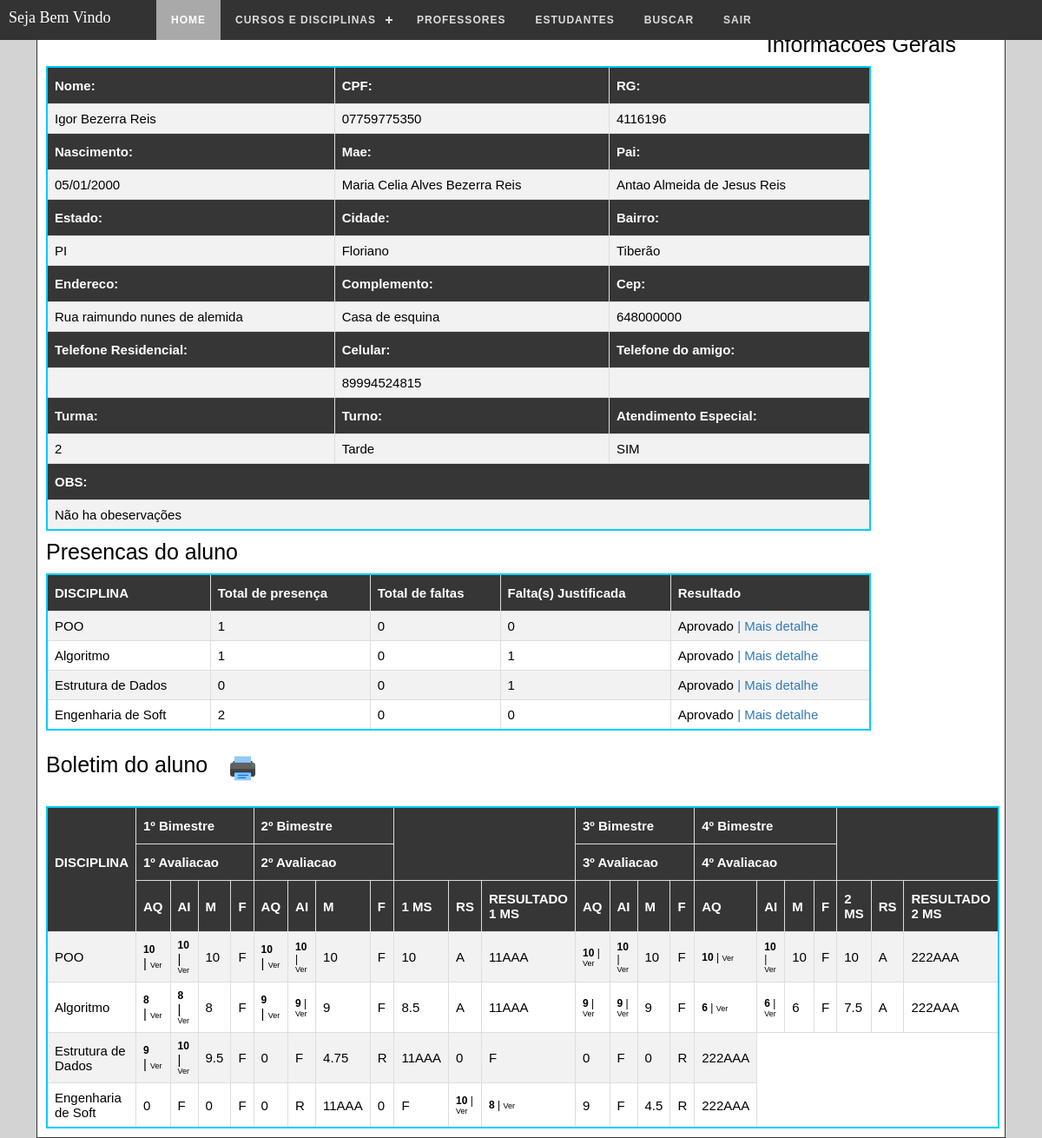
The page /admin/mostrar_resultado.php?q=2018.100.1&s=aluno&curso=2 (signed in) on the database its author committed.
### tables this page shows
CREATE TABLE IF NOT EXISTS `estudantes` (
  `id` int(11) NOT NULL AUTO_INCREMENT,
  `code` varchar(255) DEFAULT NULL,
  `status` varchar(255) DEFAULT NULL,
  `nome` varchar(255) DEFAULT NULL,
  `cpf` varchar(255) DEFAULT NULL,
  `rg` varchar(255) DEFAULT NULL,
  `nascimento` varchar(255) DEFAULT NULL,
  `mae` varchar(255) DEFAULT NULL,
  `pai` varchar(255) DEFAULT NULL,
  `estado` varchar(255) DEFAULT NULL,
  `cidade` varchar(255) DEFAULT NULL,
  `bairro` varchar(255) DEFAULT NULL,
  `endereco` varchar(255) DEFAULT NULL,
  `complemento` varchar(255) DEFAULT NULL,
  `cep` varchar(255) DEFAULT NULL,
  `tel_residencial` varchar(255) DEFAULT NULL,
  `celular` varchar(255) DEFAULT NULL,
  `tel_amigo` varchar(255) DEFAULT NULL,
  `serie` varchar(255) DEFAULT NULL,
  `turno` varchar(255) DEFAULT NULL,
  `atendimento_especial` varchar(255) DEFAULT NULL,
  `obs` varchar(255) DEFAULT NULL,
  `email` varchar(255) NOT NULL,
  PRIMARY KEY (`id`)
);

CREATE TABLE IF NOT EXISTS `disciplinas` (
  `id` int(11) NOT NULL AUTO_INCREMENT,
  `curso` varchar(255) NOT NULL,
  `disciplina` varchar(255) NOT NULL,
  `professor` varchar(255) NOT NULL,
  `sala` varchar(255) NOT NULL,
  `turno` varchar(255) NOT NULL,
  PRIMARY KEY (`id`)
);

CREATE TABLE IF NOT EXISTS `notas_provas` (
  `id` int(11) NOT NULL AUTO_INCREMENT,
  `code` varchar(255) NOT NULL,
  `disciplina` varchar(255) NOT NULL,
  `notaQual` varchar(255) NOT NULL,
  `notaQuant` float NOT NULL,
  `prova` varchar(255) NOT NULL,
  `bimestre` int(11) NOT NULL,
  `id_prova` varchar(255) NOT NULL,
  PRIMARY KEY (`id`)
);

### admin/mostrar_resultado.php (the view, shortened to what this page needs)
<!DOCTYPE html PUBLIC "-//W3C//DTD XHTML 1.0 Transitional//EN" "http://www.w3.org/TR/xhtml1/DTD/xhtml1-transitional.dtd">
<html xmlns="http://www.w3.org/1999/xhtml">
<head>
<link href="css/mostrar_resultado.css" rel="stylesheet" type="text/css" />
<?php require "topo1.php"; require "../conexao.php"; ?>
</head>
<body>
<div id="box">
<?php if($_GET['s'] == 'aluno'){ ?>
<?php
$q = $_GET['q'];
$sql_1 = mysqli_query($db,"SELECT * FROM estudantes WHERE code = '$q'");
	while($res_1 = mysqli_fetch_array($sql_1)){
?>
<h1>Informacoes Gerais</h1>
<table width="99%" border="0" id="customers">
  <tr>
    <th><strong>Nome:</strong></th>
    <th><strong>CPF:</strong></th>
    <th><strong>RG:</strong></th>
  </tr>
  <tr>
    <td><?php echo $res_1['nome']; ?></td>
    <td><?php echo $res_1['cpf']; ?></td>
    <td><?php echo $res_1['rg']; ?></td>
  </tr>
  <tr>
    <th><strong>Nascimento:</strong></th>
    <th><strong>Mae:</strong></th>
    <th><strong>Pai:</strong></th>
  </tr>
  <tr>
    <td><?php echo $res_1['nascimento']; ?></td>
    <td><?php echo $res_1['mae']; ?></td>
    <td><?php echo $res_1['pai']; ?></td>
  </tr>
  <tr>
    <th><strong>Estado:</strong></th>
    <th><strong>Cidade:</strong></th>
    <th><strong>Bairro:</strong></th>
  </tr>
  <tr>
    <td><?php echo $res_1['estado']; ?></td>
    <td><?php echo $res_1['cidade']; ?></td>
    <td><?php echo $res_1['bairro']; ?></td>
  </tr>
  <tr>
    <th><strong>Endereco:</strong></th>
    <th><strong>Complemento:</strong></th>
    <th><strong>Cep:</strong></th>
  </tr>
  <tr>
    <td><?php echo $res_1['endereco']; ?></td>
    <td><?php echo $res_1['complemento']; ?></td>
    <td><?php echo $res_1['cep']; ?></td>
  </tr>
  <tr>
    <th><strong>Telefone Residencial:</strong></th>
    <th><strong>Celular:</strong></th>
    <th><strong>Telefone do amigo:</strong></th>
  </tr>
  <tr>
    <td><?php echo $res_1['tel_residencial']; ?></td>
    <td><?php echo $res_1['celular']; ?></td>
    <td><?php echo $res_1['tel_amigo']; ?></td>
  </tr>
  <tr>
    <th><strong>Turma:</strong></th>
    <th><strong>Turno:</strong></th>
    <th><strong>Atendimento Especial:</strong></th>
  </tr>
  <tr>
    <td><?php echo $serie = $res_1['serie']; ?></td>
    <td><?php echo $res_1['turno']; ?></td>
    <td><?php echo $res_1['atendimento_especial']; ?></td>
  </tr>
  <tr>
    <th colspan="3"><strong>OBS:</strong></th>
  </tr>
  <tr>
    <td colspan="3"><?php echo $res_1['obs']; ?></td>
  </tr>
</table>
<?php } ?>
<h1>Presencas do aluno</h1>
<table id="customers">
  <tr>
    <th>DISCIPLINA</th>
    <th>Total de presen&ccedil;a</th>
    <th>Total de faltas</th>
    <th>Falta(s) Justificada</th>
    <th>Resultado</th>
  </tr>
  <?php
    $sql_1 = mysqli_query($db,"SELECT * FROM disciplinas WHERE curso = '$serie'");
      while($res_1 = mysqli_fetch_array($sql_1)){
  ?>
  <tr>
    <td><?php echo $disciplina = $res_1['disciplina']; ?></td>
    <td><?php echo $sql_2 = mysqli_num_rows(mysqli_query($db,"SELECT * FROM chamadas_em_sala WHERE curso = '$serie' AND disciplina = '$disciplina' AND code_aluno = '$q' AND presente = 'SIM'")); ?></td>
    <td><?php echo $sql_3 = mysqli_num_rows(mysqli_query($db,"SELECT * FROM chamadas_em_sala WHERE curso = '$serie' AND disciplina = '$disciplina' AND code_aluno = '$q' AND presente = 'NAO' ")); ?></td>
    <td><?php echo $sql_4 = mysqli_num_rows(mysqli_query($db,"SELECT * FROM chamadas_em_sala WHERE curso = '$serie' AND disciplina = '$disciplina' AND code_aluno = '$q' AND presente = 'JUSTIFICADA'")); ?></td>
    <td>
    <?php
  $sql_5 = mysqli_query($db,"SELECT * FROM chamadas_em_sala WHERE curso = '$serie' AND disciplina = '$disciplina'");
  $conta_sql_5 = mysqli_num_rows($sql_5);
  $total = ($conta_sql_5*25)/100;
  if($sql_3 >$total){
    echo "Reprovado"; ?><a href="detalhe_presencas.php?disciplina=<?php echo $disciplina ?>"> | Mais detalhe</a>
  <?php }else{
    echo "Aprovado"; ?><a href="detalhe_presencas.php?disciplina=<?php echo $disciplina ?>"> | Mais detalhe</a>
   <?php }
  ?>
    </td>
  </tr>
  <?php } ?>
</table>
<h1>Boletim do aluno
<div class="dropdown">
    <button class="dropbtn"><img src="img/print.png" height="35px" width="35px"></button>
</div></h1>
<table id="customers" width="900" border="1">
    <tr>
      <th width="317" rowspan="3"><strong>DISCIPLINA<br /><br /></strong></th>
      <th width="150" colspan="4"><strong>1&ordm; Bimestre</strong></th>
      <th width="150"  colspan="4"><strong>2&ordm; Bimestre</strong></th>
       <th width="150" rowspan="2" colspan="3"><strong></strong></th>
      <th width="150"  colspan="4"><strong>3&ordm; Bimestre</strong></th>
      <th width="150"  colspan="4"><strong>4&ordm; Bimestre</strong></th>
       <th width="150" rowspan="2" colspan="3"><strong></strong></th>
    </tr>
    <tr>
      <th width="150" colspan="4"><strong>1&ordm; Avaliacao</strong></th>
      <th width="150"  colspan="4"><strong>2&ordm; Avaliacao</strong></th>
      <th width="150"  colspan="4"><strong>3&ordm; Avaliacao</strong></th>
      <th width="150"  colspan="4"><strong>4&ordm; Avaliacao</strong></th>
    </tr>
    <tr>
       <th width="150"><strong>AQ</strong></th>
       <th width="150"><strong>AI</strong></th>
       <th width="150"><strong>M</strong></th>
       <th width="150"><strong>F</strong></th>
        <th width="150"><strong>AQ</strong></th>
        <th width="150"><strong>AI</strong></th>
        <th width="150"><strong>M</strong></th>
       <th width="150"><strong>F</strong></th>
       <th width="150"  ><strong>1 MS</strong></th>
       <th width="150"  ><strong>RS</strong></th>
       <th width="150"  ><strong>RESULTADO 1 MS</strong></th>
         <th width="150"><strong>AQ</strong></th>
        <th width="150"><strong>AI</strong></th>
        <th width="150"><strong>M</strong></th>
       <th width="150"><strong>F</strong></th>
         <th width="150"><strong>AQ</strong></th>
        <th width="150"><strong>AI</strong></th>
        <th width="150"><strong>M</strong></th>
       <th width="150"><strong>F</strong></th>
       <th width="150"  ><strong>2 MS</strong></th>
       <th width="150"  ><strong>RS</strong></th>
       <th width="150"  ><strong>RESULTADO 2 MS</strong></th>
    </tr>
  <?php
  $sql_1 = mysqli_query($db,"SELECT * FROM disciplinas WHERE curso = '$serie'");
    while($res_1 = mysqli_fetch_array($sql_1)){
      $code_disciplina = $res_1['id'];
      $disciplina = $res_1['disciplina'];
    $sql_2 = mysqli_query($db,"SELECT * FROM notas_provas WHERE code = '$q' AND disciplina = '$code_disciplina' AND bimestre = '1'");
    $sql_3 = mysqli_query($db,"SELECT * FROM notas_provas WHERE code = '$q' AND disciplina = '$code_disciplina' AND bimestre = '2'");
    $sql_4 = mysqli_query($db,"SELECT * FROM notas_provas WHERE code = '$q' AND disciplina = '$code_disciplina' AND bimestre = '3'");
    $sql_5 = mysqli_query($db,"SELECT * FROM notas_provas WHERE code = '$q' AND disciplina = '$code_disciplina' AND bimestre = '4'");
      $media1B = 0;
      $media2B = 0;
      $media3B = 0;
      $media4B = 0;
  ?>
    <tr>
      <td><?php echo $disciplina; ?></td>
        <?php
          if(mysqli_num_rows($sql_2) == ''){ ?>
            <td><?php echo "<h2>Aguarda</h2>"; ?> </td>
            <td><?php echo "<h2>Aguarda</h2>"; ?> </td> <?php
        }else{
          while($res_2 = mysqli_fetch_array($sql_2)){
            $notaQual = $res_2['notaQual'];
            $notaQuant = $res_2['notaQuant'];
            $prova = $res_2['prova'];
            $media1B += ($notaQual+$notaQuant);
      ?>
        <td><?php
          if($notaQual >= 6){
            echo "<h2><strong>".$res_2['notaQual']."</strong></h2>";
          }else{
            echo "<h3><strong>".$res_2['notaQual']."</strong></h3>";
          }
          if($res_2['prova'] == ''){
          }else{
          echo " | <a target='_blank' class='a5' href='../trabalhos_alunos/$prova'>Ver</a></h2>";
          }
        ?></td>
        <td><?php
          if($notaQuant >= 6){
            echo "<h2><strong>".$res_2['notaQuant']."</strong></h2>";
          }else{
            echo "<h3><strong>".$res_2['notaQuant']."</strong></h3>";
          }
          if($res_2['prova'] == ''){
          }else{
          echo " | <a target='_blank' class='a5' href='../trabalhos_alunos/$prova'>Ver</a></h2>";
          }
        ?></td>
      <?php }} ?>
      <td><?php echo $media1B/2; ?></td>
      <td>F</td>
      <?php
      if(mysqli_num_rows($sql_3) == ''){ ?>
            <td><?php echo "<h2>Aguarda</h2>"; ?> </td>
            <td><?php echo "<h2>Aguarda</h2>"; ?> </td> <?php
    }else{
      while($res_3 = mysqli_fetch_array($sql_3)){
        $notaQual = $res_3['notaQual'];
        $notaQuant = $res_3['notaQuant'];
        $prova = $res_3['prova'];
        $media2B += ($notaQual+$notaQuant);
    ?>
      <td><?php
          if($notaQual >= 6){
            echo "<h2><strong>".$res_3['notaQual']."</strong></h2>";
          }else{
            echo "<h3><strong>".$res_3['notaQual']."</strong></h3>";
          }
          if($res_3['prova'] == ''){
          }else{
          echo " | <a target='_blank' class='a5' href='../trabalhos_alunos/$prova'>Ver</a></h2>";
          }
        ?></td>
      <td><?php
        if($notaQuant >= 6){
          echo "<h2><strong>".$res_3['notaQuant']."</strong>";
        }else{
          echo "<h3><strong>".$res_3['notaQuant']."</strong></h3>";
        }
        if($res_3['prova'] == ''){
        }else{
        echo " | <a target='_blank' class='a5' href='../trabalhos_alunos/$prova'>Ver</a></h2>";
        }
      ?></td>
      <?php }} ?>
      <td><?php echo $media2B/2; ?></td>
      <td>F</td>
    <td>
      <?php
        $media1S = ($media1B+$media2B)/2;
        echo $media1S/2;
      ?>
    </td>
    <td>
      <?php
        if(($media1S/2) >= 6){
            echo "A";
        }else{
            echo "R";
        }
      ?>
    </td>
    <td> 11AAA </td>
      <?php
      if(mysqli_num_rows($sql_4) == ''){?>
            <td><?php echo "<h2>Aguarda</h2>"; ?> </td>
            <td><?php echo "<h2>Aguarda</h2>"; ?> </td> <?php
    }else{
      while($res_4 = mysqli_fetch_array($sql_4)){
        $notaQual = $res_4['notaQual'];
        $notaQuant = $res_4['notaQuant'];
        $prova = $res_4['prova'];
        $media3B += ($notaQual+$notaQuant);
        ?>
        <td><?php
        if($notaQual >= 6){
          echo "<h2><strong>".$res_4['notaQual']."</strong>";
        }else{
          echo "<h3><strong>".$res_4['notaQual']."</strong></h3>";
        }
        if($res_4['prova'] == ''){
        }else{
        echo " | <a target='_blank' class='a5' href='../trabalhos_alunos/$prova'>Ver</a></h2>";
        }?></td>
        <td><?php
        if($notaQuant >= 6){
          echo "<h2><strong>".$res_4['notaQuant']."</strong>";
        }else{
          echo "<h3><strong>".$res_4['notaQuant']."</strong></h3>";
        }
        if($res_4['prova'] == ''){
        }else{
        echo " | <a target='_blank' class='a5' href='../trabalhos_alunos/$prova'>Ver</a></h2>";
        }?></td>
    <?php } }?>
      <td><?php echo $media3B/2; ?></td>
      <td>F</td>
      <?php
      if(mysqli_num_rows($sql_5) == ''){?>
            <td><?php echo "<h2>Aguarda</h2>"; ?> </td>
            <td><?php echo "<h2>Aguarda</h2>"; ?> </td> <?php
    }else{
      while($res_5 = mysqli_fetch_array($sql_5)){
        $notaQual = $res_5['notaQual'];
        $notaQuant = $res_5['notaQuant'];
        $prova = $res_5['prova'];
        $media4B += ($notaQual+$notaQuant);
        ?>
        <td><?php
        if($notaQual >= 6){
          echo "<h2><strong>".$res_5['notaQual']."</strong>";
        }else{
          echo "<h3><strong>".$res_5['notaQual']."</strong></h3>";
        }
        if($res_5['prova'] == ''){
        }else{
        echo " | <a target='_blank' class='a5' href='../trabalhos_alunos/$prova'>Ver</a></h2>";
        }?></td>
        <td><?php
        if($notaQuant >= 6){
          echo "<h2><strong>".$res_5['notaQuant']."</strong>";
        }else{
          echo "<h3><strong>".$res_5['notaQuant']."</strong></h3>";
        }
        if($res_5['prova'] == ''){
        }else{
        echo " | <a target='_blank' class='a5' href='../trabalhos_alunos/$prova'>Ver</a></h2>";
        }
        ?></td>
    <?php } }?>
        <td><?php echo $media4B/2; ?></td>
        <td>F</td>
    <td>
      <?php
        $media2S = ($media3B+$media4B)/2;
        echo $media2S/2;
      ?>
    </td>
    <td>
      <?php
        if(($media2S/2) >= 6){
            echo "A";
        }else{
            echo "R";
        }
      ?>
    </td>
    <td> 222AAA </td>
    </tr>
  <?php } ?>
  </table>
<?php } ?>
</div>
</body>
</html>

### admin/css/mostrar_resultado.css (style rules this page uses)
#box { width:93%; background:white; height:auto; margin:-20px auto; border:1px solid #333; }
#box h1 { font:25px Arial, Helvetica, sans-serif; margin:10px; color:black; }
#box table { margin:10px; width:950px; padding:5px; font:15px Arial, Helvetica, sans-serif; background:#FFF; border:2px solid #0CF; }
#box table h2 { font:12px Arial, Helvetica, sans-serif; color:black; }
#box .a5 { font:9px Arial, Helvetica, sans-serif; color:black; margin:0; }
#customers { font-family: "Trebuchet MS", Arial, Helvetica, sans-serif; border-collapse: collapse; width: 100%; }
#customers td, #customers th { border: 1px solid #ddd; padding: 8px; }
#customers tr:nth-child(even) { background-color: #f2f2f2; }
#customers th { padding-top: 12px; padding-bottom: 12px; text-align: left; background-color: #363636; color: white; }
.dropbtn { background-color: white; color: white; padding: 16px; font-size: 16px; border: none; cursor: pointer; }
.dropdown { position: relative; display: inline-block; }

### admin/css_topo/style.css (style rules this page uses)
* { margin:0; padding:0; text-decoration:none }
body { background:#D3D3D3; }

### rows shown on the page
estudantes: nome "Igor Bezerra Reis", cpf "07759775350", rg "4116196", nascimento "05/01/2000", mae "Maria Celia Alves Bezerra Reis", pai "Antao Almeida de Jesus Reis", estado "PI", cidade "Floriano", bairro "Tiberão", endereco "Rua raimundo nunes de alemida", complemento "Casa de esquina", cep "648000000", celular "89994524815", serie "2", turno "Tarde", atendimento_especial "SIM", obs "Não ha obeservações"
disciplinas: disciplina "POO", q "1", q "0", media1B "10", media2B "10", media1S "10", shows "A", media3B "10", media4B "10", media2S "10"
disciplinas: disciplina "Algoritmo", q "1", q "0", media1B "8", media2B "9", media1S "8.5", media3B "9", media4B "6", media2S "7.5"
disciplinas: disciplina "Estrutura de Dados", q "0", q "1", media1B "9.5", media2B "0", media1S "4.75", shows "R", media3B "0", media4B "0", media2S "0"
disciplinas: disciplina "Engenharia de Soft", q "2", q "0", media1B "0", media2B "0", media1S "0", shows "R", media3B "0", media4B "9", media2S "4.5"
notas_provas: notaQual "10", notaQuant "10"
notas_provas: notaQual "10", notaQuant "10"
notas_provas: notaQual "10", notaQuant "10"
notas_provas: notaQual "10", notaQuant "10"
notas_provas: notaQual "8", notaQuant "8"
notas_provas: notaQual "9", notaQuant "9"
notas_provas: notaQual "9", notaQuant "9"
notas_provas: notaQual "6", notaQuant "6"
notas_provas: notaQual "9", notaQuant "10"
notas_provas: notaQual "10", notaQuant "8"
